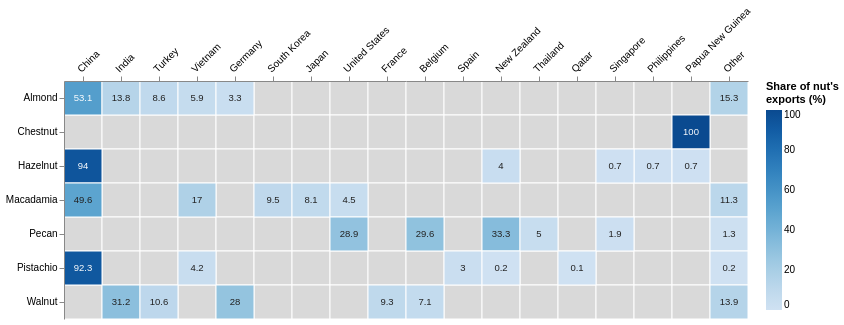

Here is the Vega-Lite specification saved for this chart:
### Vega-Lite specification from a JSON file in a GitHub repository (floating-point values rounded to 4 significant figures)
{"$schema": "https://vega.github.io/schema/vega-lite/v5.json", "width": {"step": 38}, "height": {"step": 34}, "layer": [{"data": {"values": [{"nut": "Almond", "country": "South Korea", "tooltip_text": "Almond to South Korea: no exports reported in source"}, {"nut": "Almond", "country": "Japan", "tooltip_text": "Almond to Japan: no exports reported in source"}, {"nut": "Almond", "country": "United States", "tooltip_text": "Almond to United States: no exports reported in source"}, {"nut": "Almond", "country": "France", "tooltip_text": "Almond to France: no exports reported in source"}, {"nut": "Almond", "country": "Belgium", "tooltip_text": "Almond to Belgium: no exports reported in source"}, {"nut": "Almond", "country": "Spain", "tooltip_text": "Almond to Spain: no exports reported in source"}, {"nut": "Almond", "country": "New Zealand", "tooltip_text": "Almond to New Zealand: no exports reported in source"}, {"nut": "Almond", "country": "Thailand", "tooltip_text": "Almond to Thailand: no exports reported in source"}, {"nut": "Almond", "country": "Qatar", "tooltip_text": "Almond to Qatar: no exports reported in source"}, {"nut": "Almond", "country": "Singapore", "tooltip_text": "Almond to Singapore: no exports reported in source"}, {"nut": "Almond", "country": "Philippines", "tooltip_text": "Almond to Philippines: no exports reported in source"}, {"nut": "Almond", "country": "Papua New Guinea", "tooltip_text": "Almond to Papua New Guinea: no exports reported in source"}, {"nut": "Chestnut", "country": "China", "tooltip_text": "Chestnut to China: no exports reported in source"}, {"nut": "Chestnut", "country": "India", "tooltip_text": "Chestnut to India: no exports reported in source"}, {"nut": "Chestnut", "country": "Turkey", "tooltip_text": "Chestnut to Turkey: no exports reported in source"}, {"nut": "Chestnut", "country": "Vietnam", "tooltip_text": "Chestnut to Vietnam: no exports reported in source"}, {"nut": "Chestnut", "country": "Germany", "tooltip_text": "Chestnut to Germany: no exports reported in source"}, {"nut": "Chestnut", "country": "South Korea", "tooltip_text": "Chestnut to South Korea: no exports reported in source"}, {"nut": "Chestnut", "country": "Japan", "tooltip_text": "Chestnut to Japan: no exports reported in source"}, {"nut": "Chestnut", "country": "United States", "tooltip_text": "Chestnut to United States: no exports reported in source"}, {"nut": "Chestnut", "country": "France", "tooltip_text": "Chestnut to France: no exports reported in source"}, {"nut": "Chestnut", "country": "Belgium", "tooltip_text": "Chestnut to Belgium: no exports reported in source"}, {"nut": "Chestnut", "country": "Spain", "tooltip_text": "Chestnut to Spain: no exports reported in source"}, {"nut": "Chestnut", "country": "New Zealand", "tooltip_text": "Chestnut to New Zealand: no exports reported in source"}, {"nut": "Chestnut", "country": "Thailand", "tooltip_text": "Chestnut to Thailand: no exports reported in source"}, {"nut": "Chestnut", "country": "Qatar", "tooltip_text": "Chestnut to Qatar: no exports reported in source"}, {"nut": "Chestnut", "country": "Singapore", "tooltip_text": "Chestnut to Singapore: no exports reported in source"}, {"nut": "Chestnut", "country": "Philippines", "tooltip_text": "Chestnut to Philippines: no exports reported in source"}, {"nut": "Chestnut", "country": "Other", "tooltip_text": "Chestnut to Other: no exports reported in source"}, {"nut": "Hazelnut", "country": "India", "tooltip_text": "Hazelnut to India: no exports reported in source"}, {"nut": "Hazelnut", "country": "Turkey", "tooltip_text": "Hazelnut to Turkey: no exports reported in source"}, {"nut": "Hazelnut", "country": "Vietnam", "tooltip_text": "Hazelnut to Vietnam: no exports reported in source"}, {"nut": "Hazelnut", "country": "Germany", "tooltip_text": "Hazelnut to Germany: no exports reported in source"}, {"nut": "Hazelnut", "country": "South Korea", "tooltip_text": "Hazelnut to South Korea: no exports reported in source"}, {"nut": "Hazelnut", "country": "Japan", "tooltip_text": "Hazelnut to Japan: no exports reported in source"}, {"nut": "Hazelnut", "country": "United States", "tooltip_text": "Hazelnut to United States: no exports reported in source"}, {"nut": "Hazelnut", "country": "France", "tooltip_text": "Hazelnut to France: no exports reported in source"}, {"nut": "Hazelnut", "country": "Belgium", "tooltip_text": "Hazelnut to Belgium: no exports reported in source"}, {"nut": "Hazelnut", "country": "Spain", "tooltip_text": "Hazelnut to Spain: no exports reported in source"}, {"nut": "Hazelnut", "country": "Thailand", "tooltip_text": "Hazelnut to Thailand: no exports reported in source"}, {"nut": "Hazelnut", "country": "Qatar", "tooltip_text": "Hazelnut to Qatar: no exports reported in source"}, {"nut": "Hazelnut", "country": "Other", "tooltip_text": "Hazelnut to Other: no exports reported in source"}, {"nut": "Macadamia", "country": "India", "tooltip_text": "Macadamia to India: no exports reported in source"}, {"nut": "Macadamia", "country": "Turkey", "tooltip_text": "Macadamia to Turkey: no exports reported in source"}, {"nut": "Macadamia", "country": "Germany", "tooltip_text": "Macadamia to Germany: no exports reported in source"}, {"nut": "Macadamia", "country": "France", "tooltip_text": "Macadamia to France: no exports reported in source"}, {"nut": "Macadamia", "country": "Belgium", "tooltip_text": "Macadamia to Belgium: no exports reported in source"}, {"nut": "Macadamia", "country": "Spain", "tooltip_text": "Macadamia to Spain: no exports reported in source"}, {"nut": "Macadamia", "country": "New Zealand", "tooltip_text": "Macadamia to New Zealand: no exports reported in source"}, {"nut": "Macadamia", "country": "Thailand", "tooltip_text": "Macadamia to Thailand: no exports reported in source"}, {"nut": "Macadamia", "country": "Qatar", "tooltip_text": "Macadamia to Qatar: no exports reported in source"}, {"nut": "Macadamia", "country": "Singapore", "tooltip_text": "Macadamia to Singapore: no exports reported in source"}, {"nut": "Macadamia", "country": "Philippines", "tooltip_text": "Macadamia to Philippines: no exports reported in source"}, {"nut": "Macadamia", "country": "Papua New Guinea", "tooltip_text": "Macadamia to Papua New Guinea: no exports reported in source"}, {"nut": "Pecan", "country": "China", "tooltip_text": "Pecan to China: no exports reported in source"}, {"nut": "Pecan", "country": "India", "tooltip_text": "Pecan to India: no exports reported in source"}, {"nut": "Pecan", "country": "Turkey", "tooltip_text": "Pecan to Turkey: no exports reported in source"}, {"nut": "Pecan", "country": "Vietnam", "tooltip_text": "Pecan to Vietnam: no exports reported in source"}, {"nut": "Pecan", "country": "Germany", "tooltip_text": "Pecan to Germany: no exports reported in source"}, {"nut": "Pecan", "country": "South Korea", "tooltip_text": "Pecan to South Korea: no exports reported in source"}, {"nut": "Pecan", "country": "Japan", "tooltip_text": "Pecan to Japan: no exports reported in source"}, {"nut": "Pecan", "country": "France", "tooltip_text": "Pecan to France: no exports reported in source"}, {"nut": "Pecan", "country": "Spain", "tooltip_text": "Pecan to Spain: no exports reported in source"}, {"nut": "Pecan", "country": "Qatar", "tooltip_text": "Pecan to Qatar: no exports reported in source"}, {"nut": "Pecan", "country": "Philippines", "tooltip_text": "Pecan to Philippines: no exports reported in source"}, {"nut": "Pecan", "country": "Papua New Guinea", "tooltip_text": "Pecan to Papua New Guinea: no exports reported in source"}, {"nut": "Pistachio", "country": "India", "tooltip_text": "Pistachio to India: no exports reported in source"}, {"nut": "Pistachio", "country": "Turkey", "tooltip_text": "Pistachio to Turkey: no exports reported in source"}, {"nut": "Pistachio", "country": "Germany", "tooltip_text": "Pistachio to Germany: no exports reported in source"}, {"nut": "Pistachio", "country": "South Korea", "tooltip_text": "Pistachio to South Korea: no exports reported in source"}, {"nut": "Pistachio", "country": "Japan", "tooltip_text": "Pistachio to Japan: no exports reported in source"}, {"nut": "Pistachio", "country": "United States", "tooltip_text": "Pistachio to United States: no exports reported in source"}, {"nut": "Pistachio", "country": "France", "tooltip_text": "Pistachio to France: no exports reported in source"}, {"nut": "Pistachio", "country": "Belgium", "tooltip_text": "Pistachio to Belgium: no exports reported in source"}, {"nut": "Pistachio", "country": "Thailand", "tooltip_text": "Pistachio to Thailand: no exports reported in source"}, {"nut": "Pistachio", "country": "Singapore", "tooltip_text": "Pistachio to Singapore: no exports reported in source"}, {"nut": "Pistachio", "country": "Philippines", "tooltip_text": "Pistachio to Philippines: no exports reported in source"}, {"nut": "Pistachio", "country": "Papua New Guinea", "tooltip_text": "Pistachio to Papua New Guinea: no exports reported in source"}, {"nut": "Walnut", "country": "China", "tooltip_text": "Walnut to China: no exports reported in source"}, {"nut": "Walnut", "country": "Vietnam", "tooltip_text": "Walnut to Vietnam: no exports reported in source"}, {"nut": "Walnut", "country": "South Korea", "tooltip_text": "Walnut to South Korea: no exports reported in source"}, {"nut": "Walnut", "country": "Japan", "tooltip_text": "Walnut to Japan: no exports reported in source"}, {"nut": "Walnut", "country": "United States", "tooltip_text": "Walnut to United States: no exports reported in source"}, {"nut": "Walnut", "country": "Spain", "tooltip_text": "Walnut to Spain: no exports reported in source"}, {"nut": "Walnut", "country": "New Zealand", "tooltip_text": "Walnut to New Zealand: no exports reported in source"}, {"nut": "Walnut", "country": "Thailand", "tooltip_text": "Walnut to Thailand: no exports reported in source"}, {"nut": "Walnut", "country": "Qatar", "tooltip_text": "Walnut to Qatar: no exports reported in source"}, {"nut": "Walnut", "country": "Singapore", "tooltip_text": "Walnut to Singapore: no exports reported in source"}, {"nut": "Walnut", "country": "Philippines", "tooltip_text": "Walnut to Philippines: no exports reported in source"}, {"nut": "Walnut", "country": "Papua New Guinea", "tooltip_text": "Walnut to Papua New Guinea: no exports reported in source"}]}, "mark": {"type": "rect", "fill": "#D9D9D9", "stroke": "white", "strokeWidth": 1}, "encoding": {"x": {"field": "country", "type": "nominal", "sort": ["China", "India", "Turkey", "Vietnam", "Germany", "South Korea", "Japan", "United States", "France", "Belgium", "Spain", "New Zealand", "Thailand", "Qatar", "Singapore", "Philippines", "Papua New Guinea", "Other"], "title": null, "axis": {"orient": "top", "labelAngle": -45, "labelFontSize": 10}}, "y": {"field": "nut", "type": "nominal", "sort": ["Almond", "Chestnut", "Hazelnut", "Macadamia", "Pecan", "Pistachio", "Walnut"], "title": null}, "tooltip": {"field": "tooltip_text", "type": "nominal", "title": null}}}, {"data": {"values": [{"nut": "Almond", "country": "China", "share_pct": 53.1, "tooltip_text": "Almond to China: 53.1% of Almond's exports (76,132 t)"}, {"nut": "Almond", "country": "India", "share_pct": 13.8, "tooltip_text": "Almond to India: 13.8% of Almond's exports (19,803 t)"}, {"nut": "Almond", "country": "Turkey", "share_pct": 8.6, "tooltip_text": "Almond to Turkey: 8.6% of Almond's exports (12,284 t)"}, {"nut": "Almond", "country": "Vietnam", "share_pct": 5.9, "tooltip_text": "Almond to Vietnam: 5.9% of Almond's exports (8,514 t)"}, {"nut": "Almond", "country": "Germany", "share_pct": 3.3, "tooltip_text": "Almond to Germany: 3.3% of Almond's exports (4,685 t)"}, {"nut": "Almond", "country": "Other", "share_pct": 15.3, "tooltip_text": "Almond to Other (unspecified countries): 15.3% of Almond's exports (21,915 t)"}, {"nut": "Chestnut", "country": "Papua New Guinea", "share_pct": 100.0, "tooltip_text": "Chestnut to Papua New Guinea: 100.0% of Chestnut's exports (<1 t (exact amount not stated))"}, {"nut": "Hazelnut", "country": "China", "share_pct": 94.0, "tooltip_text": "Hazelnut to China: 94.0% of Hazelnut's exports (71 t)"}, {"nut": "Hazelnut", "country": "New Zealand", "share_pct": 4.0, "tooltip_text": "Hazelnut to New Zealand: 4.0% of Hazelnut's exports (3 t)"}, {"nut": "Hazelnut", "country": "Philippines", "share_pct": 0.7, "tooltip_text": "Hazelnut to Philippines: 0.7% of Hazelnut's exports (<1 t (exact amount not stated))"}, {"nut": "Hazelnut", "country": "Papua New Guinea", "share_pct": 0.7, "tooltip_text": "Hazelnut to Papua New Guinea: 0.7% of Hazelnut's exports (<1 t (exact amount not stated))"}, {"nut": "Hazelnut", "country": "Singapore", "share_pct": 0.7, "tooltip_text": "Hazelnut to Singapore: 0.7% of Hazelnut's exports (<1 t (exact amount not stated))"}, {"nut": "Macadamia", "country": "China", "share_pct": 49.6, "tooltip_text": "Macadamia to China: 49.6% of Macadamia's exports (7,638 t)"}, {"nut": "Macadamia", "country": "Vietnam", "share_pct": 17.0, "tooltip_text": "Macadamia to Vietnam: 17.0% of Macadamia's exports (2,609 t)"}, {"nut": "Macadamia", "country": "South Korea", "share_pct": 9.5, "tooltip_text": "Macadamia to South Korea: 9.5% of Macadamia's exports (1,465 t)"}, {"nut": "Macadamia", "country": "Japan", "share_pct": 8.1, "tooltip_text": "Macadamia to Japan: 8.1% of Macadamia's exports (1,253 t)"}, {"nut": "Macadamia", "country": "United States", "share_pct": 4.5, "tooltip_text": "Macadamia to United States: 4.5% of Macadamia's exports (690 t)"}, {"nut": "Macadamia", "country": "Other", "share_pct": 11.3, "tooltip_text": "Macadamia to Other (unspecified countries): 11.3% of Macadamia's exports (1,737 t)"}, {"nut": "Pecan", "country": "New Zealand", "share_pct": 33.3, "tooltip_text": "Pecan to New Zealand: 33.3% of Pecan's exports (53 t)"}, {"nut": "Pecan", "country": "Belgium", "share_pct": 29.6, "tooltip_text": "Pecan to Belgium: 29.6% of Pecan's exports (47 t)"}, {"nut": "Pecan", "country": "United States", "share_pct": 28.9, "tooltip_text": "Pecan to United States: 28.9% of Pecan's exports (46 t)"}, {"nut": "Pecan", "country": "Thailand", "share_pct": 5.0, "tooltip_text": "Pecan to Thailand: 5.0% of Pecan's exports (8 t)"}, {"nut": "Pecan", "country": "Singapore", "share_pct": 1.9, "tooltip_text": "Pecan to Singapore: 1.9% of Pecan's exports (3 t)"}, {"nut": "Pecan", "country": "Other", "share_pct": 1.3, "tooltip_text": "Pecan to Other (unspecified countries): 1.3% of Pecan's exports (2 t)"}, {"nut": "Pistachio", "country": "China", "share_pct": 92.3, "tooltip_text": "Pistachio to China: 92.3% of Pistachio's exports (2,740 t)"}, {"nut": "Pistachio", "country": "Vietnam", "share_pct": 4.2, "tooltip_text": "Pistachio to Vietnam: 4.2% of Pistachio's exports (126 t)"}, {"nut": "Pistachio", "country": "Spain", "share_pct": 3.0, "tooltip_text": "Pistachio to Spain: 3.0% of Pistachio's exports (88 t)"}, {"nut": "Pistachio", "country": "New Zealand", "share_pct": 0.2, "tooltip_text": "Pistachio to New Zealand: 0.2% of Pistachio's exports (7 t)"}, {"nut": "Pistachio", "country": "Qatar", "share_pct": 0.1, "tooltip_text": "Pistachio to Qatar: 0.1% of Pistachio's exports (3 t)"}, {"nut": "Pistachio", "country": "Other", "share_pct": 0.2, "tooltip_text": "Pistachio to Other (unspecified countries): 0.2% of Pistachio's exports (5 t)"}, {"nut": "Walnut", "country": "India", "share_pct": 31.2, "tooltip_text": "Walnut to India: 31.2% of Walnut's exports (1,585 t)"}, {"nut": "Walnut", "country": "Germany", "share_pct": 28.0, "tooltip_text": "Walnut to Germany: 28.0% of Walnut's exports (1,424 t)"}, {"nut": "Walnut", "country": "Turkey", "share_pct": 10.6, "tooltip_text": "Walnut to Turkey: 10.6% of Walnut's exports (538 t)"}, {"nut": "Walnut", "country": "France", "share_pct": 9.3, "tooltip_text": "Walnut to France: 9.3% of Walnut's exports (472 t)"}, {"nut": "Walnut", "country": "Belgium", "share_pct": 7.1, "tooltip_text": "Walnut to Belgium: 7.1% of Walnut's exports (362 t)"}, {"nut": "Walnut", "country": "Other", "share_pct": 13.9, "tooltip_text": "Walnut to Other (unspecified countries): 13.9% of Walnut's exports (705 t)"}]}, "mark": {"type": "rect", "stroke": "white", "strokeWidth": 1}, "encoding": {"x": {"field": "country", "type": "nominal", "sort": ["China", "India", "Turkey", "Vietnam", "Germany", "South Korea", "Japan", "United States", "France", "Belgium", "Spain", "New Zealand", "Thailand", "Qatar", "Singapore", "Philippines", "Papua New Guinea", "Other"]}, "y": {"field": "nut", "type": "nominal", "sort": ["Almond", "Chestnut", "Hazelnut", "Macadamia", "Pecan", "Pistachio", "Walnut"]}, "color": {"field": "share_pct", "type": "quantitative", "scale": {"scheme": "blues", "domain": [0, 100]}, "title": ["Share of nut's", "exports (%)"]}, "tooltip": {"field": "tooltip_text", "type": "nominal", "title": null}}}, {"data": {"values": [{"nut": "Almond", "country": "China", "share_pct": 53.1, "tooltip_text": "Almond to China: 53.1% of Almond's exports (76,132 t)"}, {"nut": "Almond", "country": "India", "share_pct": 13.8, "tooltip_text": "Almond to India: 13.8% of Almond's exports (19,803 t)"}, {"nut": "Almond", "country": "Turkey", "share_pct": 8.6, "tooltip_text": "Almond to Turkey: 8.6% of Almond's exports (12,284 t)"}, {"nut": "Almond", "country": "Vietnam", "share_pct": 5.9, "tooltip_text": "Almond to Vietnam: 5.9% of Almond's exports (8,514 t)"}, {"nut": "Almond", "country": "Germany", "share_pct": 3.3, "tooltip_text": "Almond to Germany: 3.3% of Almond's exports (4,685 t)"}, {"nut": "Almond", "country": "Other", "share_pct": 15.3, "tooltip_text": "Almond to Other (unspecified countries): 15.3% of Almond's exports (21,915 t)"}, {"nut": "Chestnut", "country": "Papua New Guinea", "share_pct": 100.0, "tooltip_text": "Chestnut to Papua New Guinea: 100.0% of Chestnut's exports (<1 t (exact amount not stated))"}, {"nut": "Hazelnut", "country": "China", "share_pct": 94.0, "tooltip_text": "Hazelnut to China: 94.0% of Hazelnut's exports (71 t)"}, {"nut": "Hazelnut", "country": "New Zealand", "share_pct": 4.0, "tooltip_text": "Hazelnut to New Zealand: 4.0% of Hazelnut's exports (3 t)"}, {"nut": "Hazelnut", "country": "Philippines", "share_pct": 0.7, "tooltip_text": "Hazelnut to Philippines: 0.7% of Hazelnut's exports (<1 t (exact amount not stated))"}, {"nut": "Hazelnut", "country": "Papua New Guinea", "share_pct": 0.7, "tooltip_text": "Hazelnut to Papua New Guinea: 0.7% of Hazelnut's exports (<1 t (exact amount not stated))"}, {"nut": "Hazelnut", "country": "Singapore", "share_pct": 0.7, "tooltip_text": "Hazelnut to Singapore: 0.7% of Hazelnut's exports (<1 t (exact amount not stated))"}, {"nut": "Macadamia", "country": "China", "share_pct": 49.6, "tooltip_text": "Macadamia to China: 49.6% of Macadamia's exports (7,638 t)"}, {"nut": "Macadamia", "country": "Vietnam", "share_pct": 17.0, "tooltip_text": "Macadamia to Vietnam: 17.0% of Macadamia's exports (2,609 t)"}, {"nut": "Macadamia", "country": "South Korea", "share_pct": 9.5, "tooltip_text": "Macadamia to South Korea: 9.5% of Macadamia's exports (1,465 t)"}, {"nut": "Macadamia", "country": "Japan", "share_pct": 8.1, "tooltip_text": "Macadamia to Japan: 8.1% of Macadamia's exports (1,253 t)"}, {"nut": "Macadamia", "country": "United States", "share_pct": 4.5, "tooltip_text": "Macadamia to United States: 4.5% of Macadamia's exports (690 t)"}, {"nut": "Macadamia", "country": "Other", "share_pct": 11.3, "tooltip_text": "Macadamia to Other (unspecified countries): 11.3% of Macadamia's exports (1,737 t)"}, {"nut": "Pecan", "country": "New Zealand", "share_pct": 33.3, "tooltip_text": "Pecan to New Zealand: 33.3% of Pecan's exports (53 t)"}, {"nut": "Pecan", "country": "Belgium", "share_pct": 29.6, "tooltip_text": "Pecan to Belgium: 29.6% of Pecan's exports (47 t)"}, {"nut": "Pecan", "country": "United States", "share_pct": 28.9, "tooltip_text": "Pecan to United States: 28.9% of Pecan's exports (46 t)"}, {"nut": "Pecan", "country": "Thailand", "share_pct": 5.0, "tooltip_text": "Pecan to Thailand: 5.0% of Pecan's exports (8 t)"}, {"nut": "Pecan", "country": "Singapore", "share_pct": 1.9, "tooltip_text": "Pecan to Singapore: 1.9% of Pecan's exports (3 t)"}, {"nut": "Pecan", "country": "Other", "share_pct": 1.3, "tooltip_text": "Pecan to Other (unspecified countries): 1.3% of Pecan's exports (2 t)"}, {"nut": "Pistachio", "country": "China", "share_pct": 92.3, "tooltip_text": "Pistachio to China: 92.3% of Pistachio's exports (2,740 t)"}, {"nut": "Pistachio", "country": "Vietnam", "share_pct": 4.2, "tooltip_text": "Pistachio to Vietnam: 4.2% of Pistachio's exports (126 t)"}, {"nut": "Pistachio", "country": "Spain", "share_pct": 3.0, "tooltip_text": "Pistachio to Spain: 3.0% of Pistachio's exports (88 t)"}, {"nut": "Pistachio", "country": "New Zealand", "share_pct": 0.2, "tooltip_text": "Pistachio to New Zealand: 0.2% of Pistachio's exports (7 t)"}, {"nut": "Pistachio", "country": "Qatar", "share_pct": 0.1, "tooltip_text": "Pistachio to Qatar: 0.1% of Pistachio's exports (3 t)"}, {"nut": "Pistachio", "country": "Other", "share_pct": 0.2, "tooltip_text": "Pistachio to Other (unspecified countries): 0.2% of Pistachio's exports (5 t)"}, {"nut": "Walnut", "country": "India", "share_pct": 31.2, "tooltip_text": "Walnut to India: 31.2% of Walnut's exports (1,585 t)"}, {"nut": "Walnut", "country": "Germany", "share_pct": 28.0, "tooltip_text": "Walnut to Germany: 28.0% of Walnut's exports (1,424 t)"}, {"nut": "Walnut", "country": "Turkey", "share_pct": 10.6, "tooltip_text": "Walnut to Turkey: 10.6% of Walnut's exports (538 t)"}, {"nut": "Walnut", "country": "France", "share_pct": 9.3, "tooltip_text": "Walnut to France: 9.3% of Walnut's exports (472 t)"}, {"nut": "Walnut", "country": "Belgium", "share_pct": 7.1, "tooltip_text": "Walnut to Belgium: 7.1% of Walnut's exports (362 t)"}, {"nut": "Walnut", "country": "Other", "share_pct": 13.9, "tooltip_text": "Walnut to Other (unspecified countries): 13.9% of Walnut's exports (705 t)"}]}, "mark": {"type": "text", "fontSize": 9.5}, "encoding": {"x": {"field": "country", "type": "nominal", "sort": ["China", "India", "Turkey", "Vietnam", "Germany", "South Korea", "Japan", "United States", "France", "Belgium", "Spain", "New Zealand", "Thailand", "Qatar", "Singapore", "Philippines", "Papua New Guinea", "Other"]}, "y": {"field": "nut", "type": "nominal", "sort": ["Almond", "Chestnut", "Hazelnut", "Macadamia", "Pecan", "Pistachio", "Walnut"]}, "text": {"field": "share_pct", "type": "quantitative", "format": "~g"}, "color": {"condition": {"test": "datum.share_pct > 50", "value": "white"}, "value": "#222222"}}}], "resolve": {"scale": {"x": "shared", "y": "shared"}}, "config": {"view": {"stroke": null}}, "background": "transparent"}
